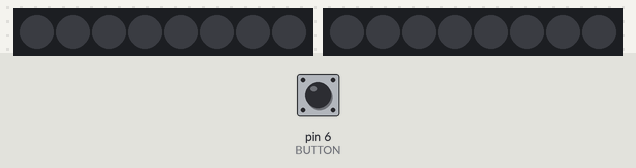
A sketch run on a simulated Arduino Uno, built with avr-gcc and run on an emulated ATmega328P. Parts: 2 × 8 RGB LEDs in strip order, left to right. The test bench sets the inputs (shaded band); at power-on: pin 6 (BUTTON) HIGH. Dim RGB values are drawn brighter than linear; the audio player accepts every command and is not drawn.

Above: at 1.7 s.
1.8 s: pin 6 (BUTTON) pulled LOW for 0.15 s
At 5.2 s:
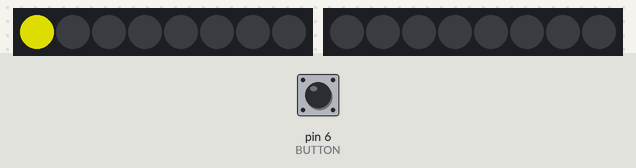
At 7.2 s:
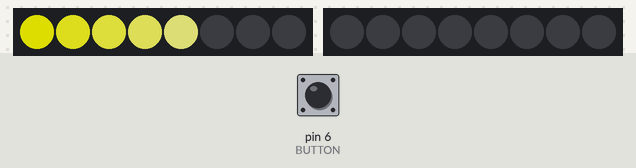
Timing chart, 0 to 23.4 s (numbered marks = the images above; inputs shaded):
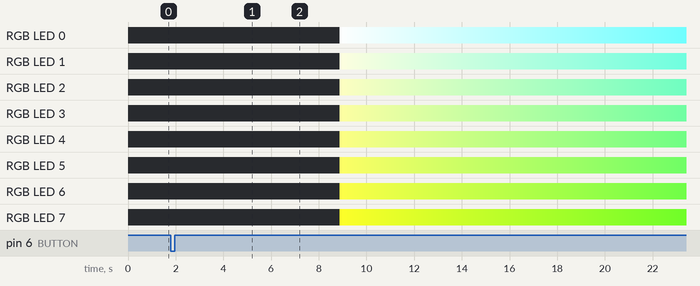

Measured:
- what the display in image 1 shows lasts 0.5 s, from 4.9 s to 5.4 s

The sketch:

df6Design.ino
```cpp
#include <Adafruit_NeoPixel.h>
#include "SoftwareSerial.h" // mp3 모듈의 dependency
#include "DFRobotDFPlayerMini.h" //mp3 모듈을 위한 라이브러리

#define NUMPIXELS  8 //pixel은 8개 소자로 구성됨
#define DELAYVAL 500 // NeoPixel delay 시간


#define BUTTON 6 // 시작처리를 위한 버튼. 메인보드의 입력값을 이어옴
#define NEOPIN1 12
#define NEOPIN2 13
#define MAINVOL 10


DFRobotDFPlayerMini myDFPlayerMain;
SoftwareSerial mySoftwareSerialMain(4, 5); // RX, TX
Adafruit_NeoPixel pixels1 (NUMPIXELS, NEOPIN1, NEO_GRB + NEO_KHZ800);
Adafruit_NeoPixel pixels2 (NUMPIXELS, NEOPIN2, NEO_GRB + NEO_KHZ800);

int orchestraON = 0;

// pixels_TurnOff(5000);


void setup(){
  pinMode(BUTTON, INPUT);


  mySoftwareSerialMain.begin(9600);
  myDFPlayerMain.begin(mySoftwareSerialMain);
  myDFPlayerMain.volume(MAINVOL);  //Set volume value. From 0 to 30

  pixels1.begin();
  pixels2.begin();
}


void loop(){
  if(orchestraON){
    myDFPlayerMain.play(1);
    for(int i=0; i<NUMPIXELS; i++) {
      pixels1.setPixelColor(i, pixels1.Color(150, 150, i * 20));
      pixels1.show();
      delay(DELAYVAL);
    }

    // pixels_TurnOff(5000);

    for(int j=1; j<=250; j++){

      for(int i=0; i<NUMPIXELS; i++) {
        pixels2.setPixelColor(i, pixels2.Color(250-j, 250, 250-i*30));
        pixels2.show();
      }

      delay(100); //dalay 총 25000. 250*100

    }


  }
  else{
    if(!digitalRead(BUTTON)){
      Serial.println("Orchestra가 시작되었도다.");
      orchestraON = !orchestraON;
      if(orchestraON) {
        myDFPlayerMain.volume(MAINVOL);
         myDFPlayerMain.play(1);
       }
      else{
        myDFPlayerMain.volume(0);
      }
      delay(3000);


    }
  }


}


// void pixels_TurnOff(int pixels_delayTime){
//   pixels.clear();
//   pixels.show();
//   delay(pixels_delayTime);
// }
```
